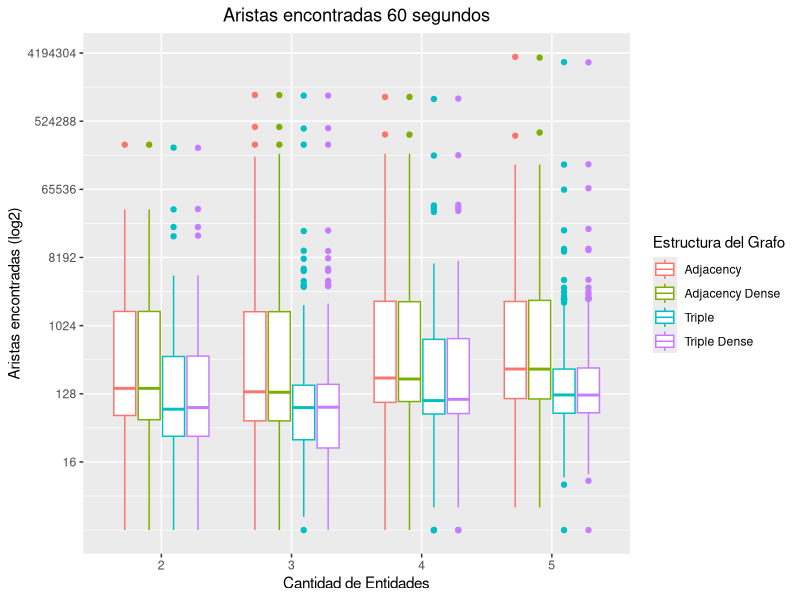
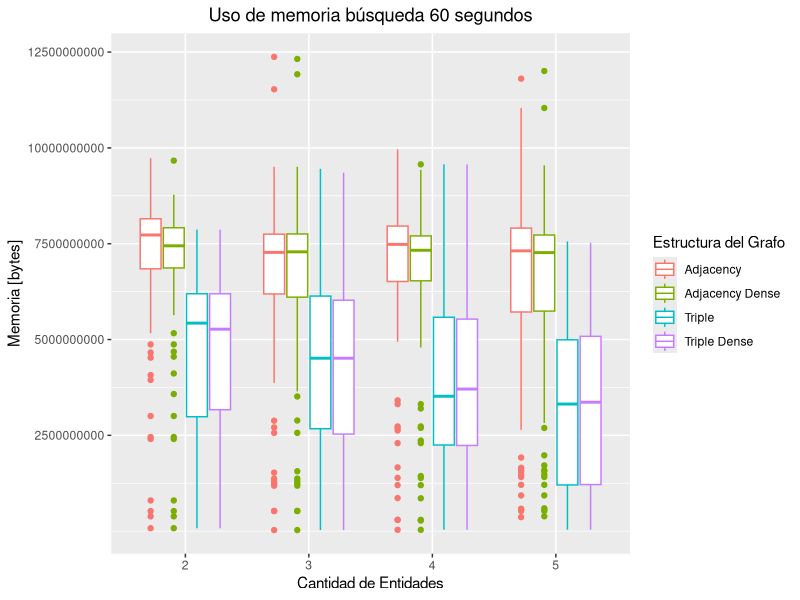
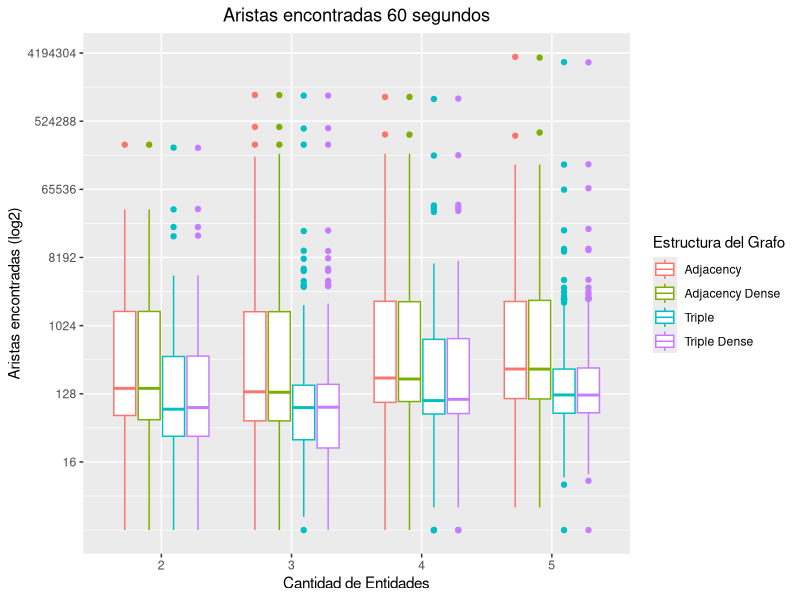
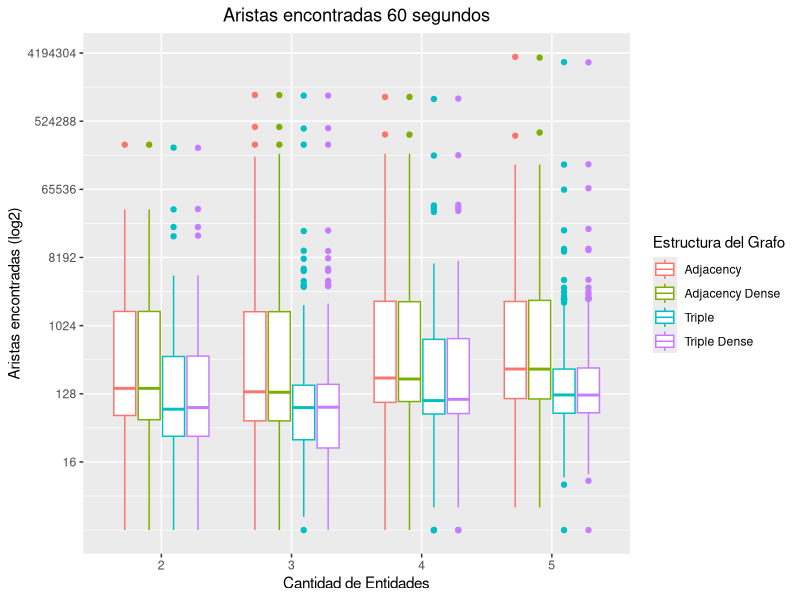
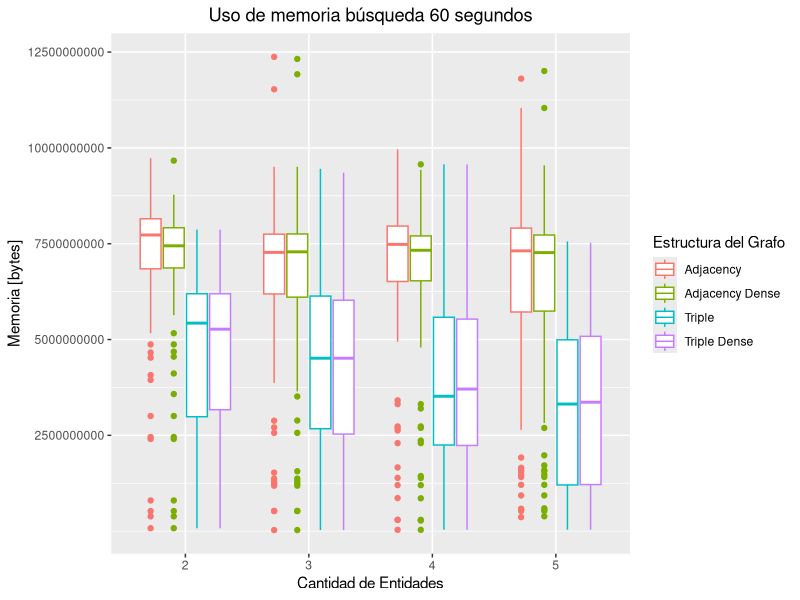
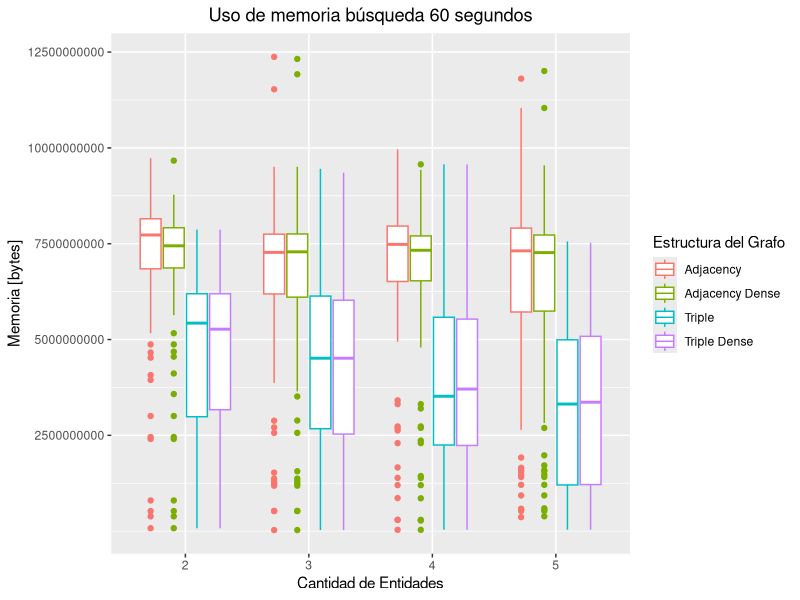

Recreate these plots in R, in order.
## ---- chunk 1
library(ggplot2)
## ---- chunk 2
tiemposBusquedaCamino <- read.csv("datos/TPF_OptMem.csv", sep = ";")
#tiemposBusquedaCamino <- read.csv("datos/comparacion.csv", sep = ";")
## ---- chunk 3
options(scipen = 999)
#tiemposBusquedaCamino$memMegaByte = tiemposBusquedaCamino$Memoria / 1000000
#tiemposBusquedaCamino$grupos = "pares"
tiemposBusquedaCamino$Estructura[tiemposBusquedaCamino$Estructura == "graphGt"] <- "Objetos de Java"
tiemposBusquedaCamino$Estructura[tiemposBusquedaCamino$Estructura == "graphComp"] <- "Adjacency" #"Comprimido con índices"
tiemposBusquedaCamino$Estructura[tiemposBusquedaCamino$Estructura == "graphCompDense"] <- "Adjacency Dense"
tiemposBusquedaCamino$Estructura[tiemposBusquedaCamino$Estructura == "graphNativeFull"] <- "Triple"
tiemposBusquedaCamino$Estructura[tiemposBusquedaCamino$Estructura == "graphNativeFullDense"] <- "Triple Dense"

tiemposBusquedaCamino$Grupos[tiemposBusquedaCamino$Grupos == "penta"] <- "5"
tiemposBusquedaCamino$Grupos[tiemposBusquedaCamino$Grupos == "cuadra"] <- "4"
tiemposBusquedaCamino$Grupos[tiemposBusquedaCamino$Grupos == "triple"] <- "3"
tiemposBusquedaCamino$Grupos[tiemposBusquedaCamino$Grupos == "double"] <- "2"
## ---- chunk 4
ggplot(tiemposBusquedaCamino, aes(x=Grupos, y=Aristas, color=Estructura)) + #fill=Estructura

  geom_boxplot() +

  labs(title= "Aristas encontradas 60 segundos",
       color = "Estructura del Grafo",
       y = "Aristas encontradas (log2)",
       x = "Cantidad de Entidades") +
  #
  theme(plot.title = element_text(hjust = 0.5)) +
  #+ theme(axis.text.x = element_text(angle = 90, hjust = 1, vjust = 0.5))
  scale_y_continuous(trans='log2', breaks = c(2^4, 2^7,2^10,2^13,2^16,2^19,2^22))
# c(1000, 1000000, 1000000000)

ggsave(plot = last_plot(), filename = "export/4_TiempoBusquedaCaminos.png", width=8, height=5, dpi=300)
ggsave(plot = last_plot(), filename = "export/4_TiempoBusquedaCaminos.pdf", width=8, height=5, dpi=300)



# width=4, height=4, dpi=300
## ---- chunk 5

ggplot(tiemposBusquedaCamino, aes(x=Grupos, y=Memoria, color=Estructura)) + #fill=Estructura

  geom_boxplot() +

  labs(title= "Uso de memoria búsqueda 60 segundos",
       color = "Estructura del Grafo",
       y = "Memoria [bytes]",
       x = "Cantidad de Entidades") +
  #
  theme(plot.title = element_text(hjust = 0.5)) +
  #+ theme(axis.text.x = element_text(angle = 90, hjust = 1, vjust = 0.5))
  #scale_y_continuous(trans='log2')#, breaks = c(2,4,8,16,32,64,128,256,512,1024,2048,4096))
  scale_y_continuous(breaks = c(2500000000,5000000000,7500000000,10000000000,12500000000,15000000000,17500000000))


ggsave(plot = last_plot(), filename = "export/4_MemoriaBusquedaCaminos.png", width=8, height=5, dpi=300)
ggsave(plot = last_plot(), filename = "export/4_MemoriaBusquedaCaminos.pdf", width=8, height=5, dpi=300)

# width=4, height=4, dpi=300
